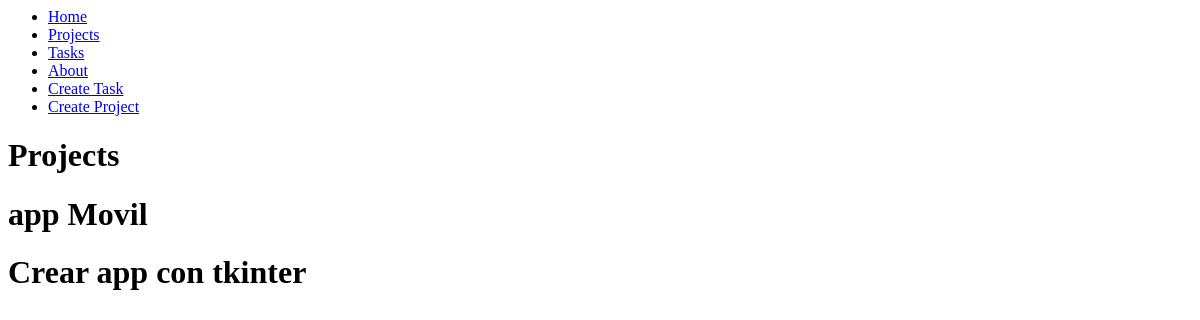
The page /projects/ on the database as committed earlier.
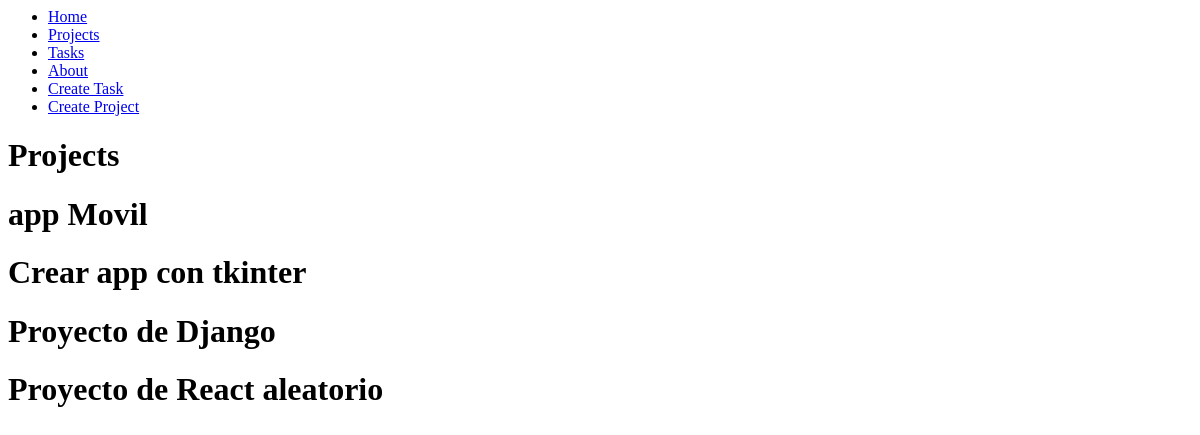
The same page on the database as committed later.
### myapp/models.py (models this page shows, shortened)
class Proyect(models.Model):
    name = models.CharField(max_length=200)

### myapp/views.py (the view)
# urls.py: path("projects/", views.projects, name="projects"),
def projects(request):
    query = Proyect.objects
    projects = query.all()
    return render(request, "projects/projects.html", {"projects": projects})

### myapp/templates/projects/projects.html
{% extends "layouts/base.html" %}
{% block content %}
<h1>Projects</h1>
{% for project in projects %}
  <h1>{{ project.name }}</h1>
{% endfor %}
{% endblock content %}

Rows that differ between the two databases and show on the page:
added Proyect: name "Proyecto de Django"
added Proyect: name "Proyecto de React aleatorio"
